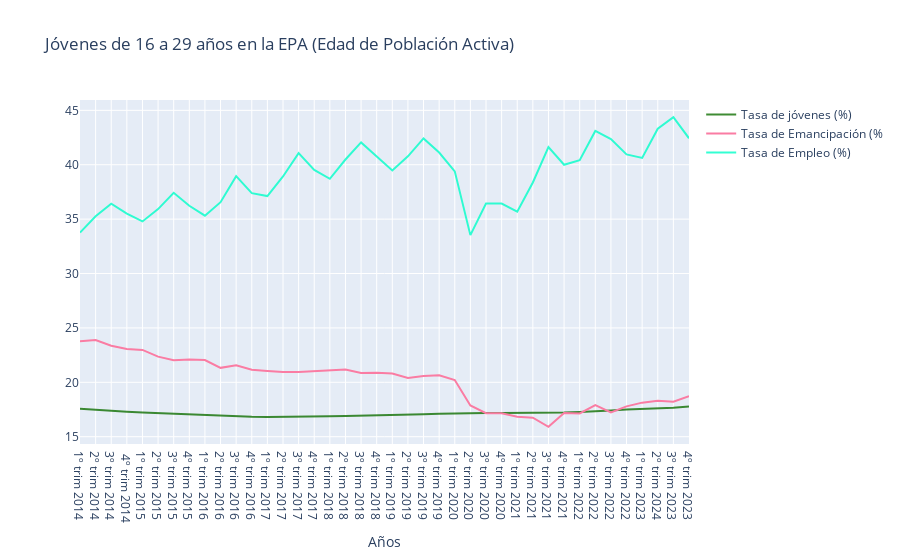

The cell this chart's notebook holds for it:
### Code cell
trace1 = go.Scatter(
                    x = injuve_diez_años.columns,
                    y = injuve_diez_años.iloc[0,:],
                    name = 'Tasa de jóvenes (%)',
                    mode= 'lines',
                    marker = dict(color = 'rgba(16, 112, 2, 0.8)'),
                    text = '% jóvenes')

trace2 = go.Scatter(
                    x = injuve_diez_años.columns,
                    y = injuve_diez_años.iloc[1,:],
                    name = 'Tasa de Emancipación (%',
                    mode= 'lines',
                    marker = dict(color = 'rgb(250, 124, 163)'),
                    text = '% emancipación')

trace3 = go.Scatter(
                    x = injuve_diez_años.columns,
                    y = injuve_diez_años.iloc[4,:],
                    name = 'Tasa de Empleo (%)',
                    mode= 'lines',
                    marker = dict(color = 'rgba(0, 255, 200, 0.8)'),
                    text = '% empleo')

data = [trace1, trace2, trace3]

layout = dict(title = 'Jóvenes de 16 a 29 años en la EPA (Edad de Población Activa)',
             xaxis= dict(title= 'Años',ticklen= 5)
           )

fig = go.Figure(data = data, layout=layout)

iplot(fig)

### Figure 1 — Plotly figure (JSON) as saved in the notebook; plotly's stock layout.template omitted (floating-point values rounded to 4 significant figures)
{"data": [{"marker": {"color": "rgba(16, 112, 2, 0.8)"}, "mode": "lines", "name": "Tasa de jóvenes (%)", "text": "% jóvenes", "type": "scatter", "x": ["1º trim 2014", "2º trim 2014", "3º trim 2014", " 4º trim 2014", "1º trim 2015", "2º trim 2015", "3º trim 2015", "4º trim 2015", "1º trim 2016", "2º trim 2016", "3º trim 2016", "4º trim 2016", "1º trim 2017", "2º trim 2017", "3º trim 2017", "4º trim 2017", "1º trim 2018", "2º trim 2018", "3º trim 2018", "4º trim 2018", "1º trim 2019", "2º trim 2019", "3º trim 2019", "4º trim 2019", "1º trim 2020", "2º trim 2020", "3º trim 2020", "4º trim 2020", "1º trim 2021", "2º trim 2021", "3º trim 2021", "4º trim 2021", "1º trim 2022", "2º trim 2022", "3º trim 2022", "4º trim 2022", "1º trim 2023", "2º trim 2024", "3º trim 2023", "4º trim 2023"], "y": [17.58, 17.47, 17.37, 17.3, 17.23, 17.17, 17.11, 17.02, 16.97, 16.93, 16.87, 16.84, 16.82, 16.82, 16.83, 16.84, 16.87, 16.9, 16.92, 16.94, 16.99, 17.02, 17.06, 17.1, 17.15, 17.18, 17.19, 17.19, 17.18, 17.22, 17.22, 17.22, 17.26, 17.31, 17.4, 17.49, 17.54, 17.55, 17.65, 17.78]}, {"marker": {"color": "rgb(250, 124, 163)"}, "mode": "lines", "name": "Tasa de Emancipación (%", "text": "% emancipación", "type": "scatter", "x": ["1º trim 2014", "2º trim 2014", "3º trim 2014", " 4º trim 2014", "1º trim 2015", "2º trim 2015", "3º trim 2015", "4º trim 2015", "1º trim 2016", "2º trim 2016", "3º trim 2016", "4º trim 2016", "1º trim 2017", "2º trim 2017", "3º trim 2017", "4º trim 2017", "1º trim 2018", "2º trim 2018", "3º trim 2018", "4º trim 2018", "1º trim 2019", "2º trim 2019", "3º trim 2019", "4º trim 2019", "1º trim 2020", "2º trim 2020", "3º trim 2020", "4º trim 2020", "1º trim 2021", "2º trim 2021", "3º trim 2021", "4º trim 2021", "1º trim 2022", "2º trim 2022", "3º trim 2022", "4º trim 2022", "1º trim 2023", "2º trim 2024", "3º trim 2023", "4º trim 2023"], "y": [23.78, 23.88, 23.36, 23.07, 22.98, 22.36, 22.02, 22.1, 22.05, 21.33, 21.57, 21.16, 21.05, 20.95, 20.94, 21.03, 21.14, 21.18, 20.85, 20.87, 20.81, 20.39, 20.59, 20.64, 20.21, 17.87, 17.16, 17.16, 16.83, 16.75, 15.91, 17.18, 17.14, 17.91, 17.24, 17.79, 18.13, 18.31, 18.21, 18.73]}, {"marker": {"color": "rgba(0, 255, 200, 0.8)"}, "mode": "lines", "name": "Tasa de Empleo (%)", "text": "% empleo", "type": "scatter", "x": ["1º trim 2014", "2º trim 2014", "3º trim 2014", " 4º trim 2014", "1º trim 2015", "2º trim 2015", "3º trim 2015", "4º trim 2015", "1º trim 2016", "2º trim 2016", "3º trim 2016", "4º trim 2016", "1º trim 2017", "2º trim 2017", "3º trim 2017", "4º trim 2017", "1º trim 2018", "2º trim 2018", "3º trim 2018", "4º trim 2018", "1º trim 2019", "2º trim 2019", "3º trim 2019", "4º trim 2019", "1º trim 2020", "2º trim 2020", "3º trim 2020", "4º trim 2020", "1º trim 2021", "2º trim 2021", "3º trim 2021", "4º trim 2021", "1º trim 2022", "2º trim 2022", "3º trim 2022", "4º trim 2022", "1º trim 2023", "2º trim 2024", "3º trim 2023", "4º trim 2023"], "y": [33.76, 35.27, 36.42, 35.51, 34.79, 35.92, 37.42, 36.23, 35.32, 36.56, 38.95, 37.39, 37.12, 38.92, 41.07, 39.53, 38.71, 40.48, 42.05, 40.72, 39.47, 40.77, 42.42, 41.12, 39.39, 33.53, 36.43, 36.43, 35.68, 38.37, 41.63, 40, 40.42, 43.11, 42.36, 40.95, 40.63, 43.31, 44.37, 42.43]}], "layout": {"title": {"text": "Jóvenes de 16 a 29 años en la EPA (Edad de Población Activa)"}, "xaxis": {"ticklen": 5, "title": {"text": "Años"}}}}
